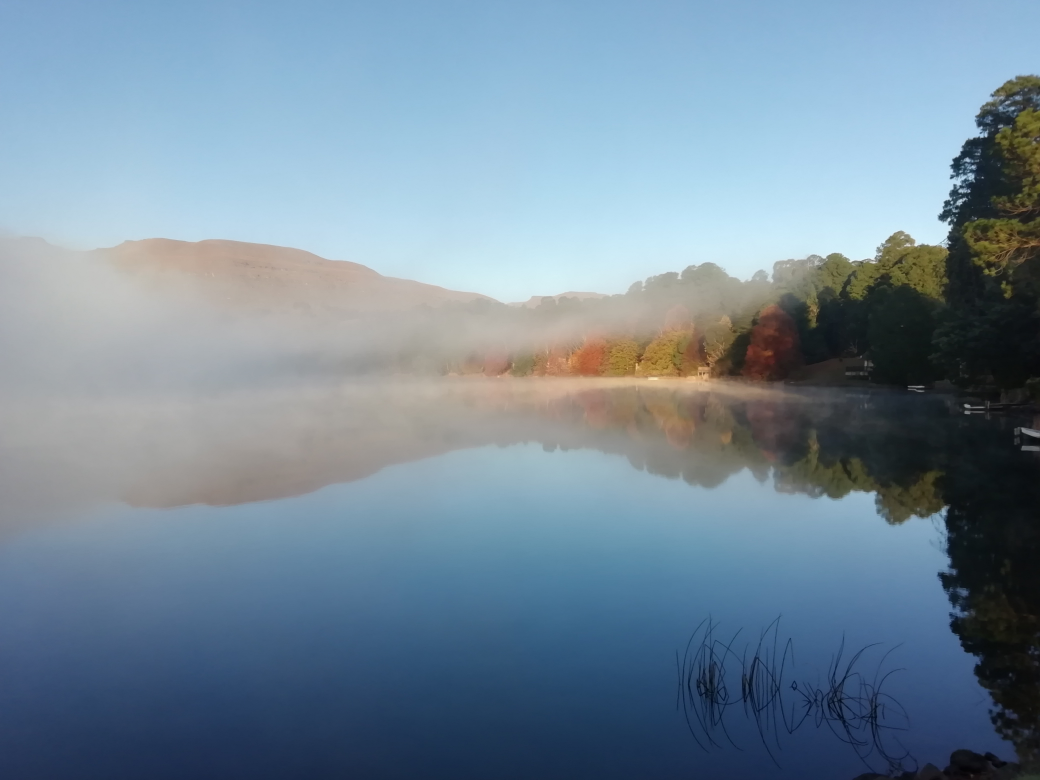
#> input picture tmp/minimal-originals/misty-sunrise.jpg, 4160 x 3120 px (shown at 1/4 size)
$ python process_minimal_software_heroes.py
#> lines starting #> are read from the running program, lines starting #| are printed output that depends on the picture
"""Build the six calm software hero photographs used by Home and What We Make."""

from pathlib import Path

from PIL import Image, ImageEnhance, ImageOps


ROOT = Path(__file__).resolve().parents[1]
SOURCE = ROOT / "tmp" / "minimal-originals"
DESTINATION = ROOT / "public" / "images" / "software"
OUTPUT_SIZE = (1800, 1200)

# focus=(x, y) guides ImageOps.fit without changing the photograph's geometry.
MAPPINGS = (
    ("misty-sunrise.jpg", "todays-mom-hero.jpg", (0.52, 0.54)),
    ("calm-water.jpg", "skinapp-hero.jpg", (0.58, 0.54)),
    ("misty-forest.jpg", "ibd-care-hero.jpg", (0.48, 0.5)),
    ("mountain-fog.jpg", "agingdrug-hero.jpg", (0.52, 0.52)),
    ("lake-sylvester.jpg", "chemotherapy-care-hero.jpg", (0.54, 0.48)),
    ("rolling-hills.jpg", "gib-hero.jpg", (0.58, 0.56)),
)


def build(source_name: str, output_name: str, focus: tuple[float, float]) -> None:
#> called with source_name = 'misty-sunrise.jpg', output_name = 'todays-mom-hero.jpg', focus = (0.52, 0.54)
    source_path = SOURCE / source_name
    output_path = DESTINATION / output_name

    with Image.open(source_path) as opened:
#> opened is the input picture: PIL image 4160x3120 RGB; mean R, G, B 116.9, 137.9, 154.5
        image = ImageOps.exif_transpose(opened).convert("RGB")
        image = ImageOps.fit(
            image,
            OUTPUT_SIZE,
            method=Image.Resampling.LANCZOS,
            centering=focus,
        )
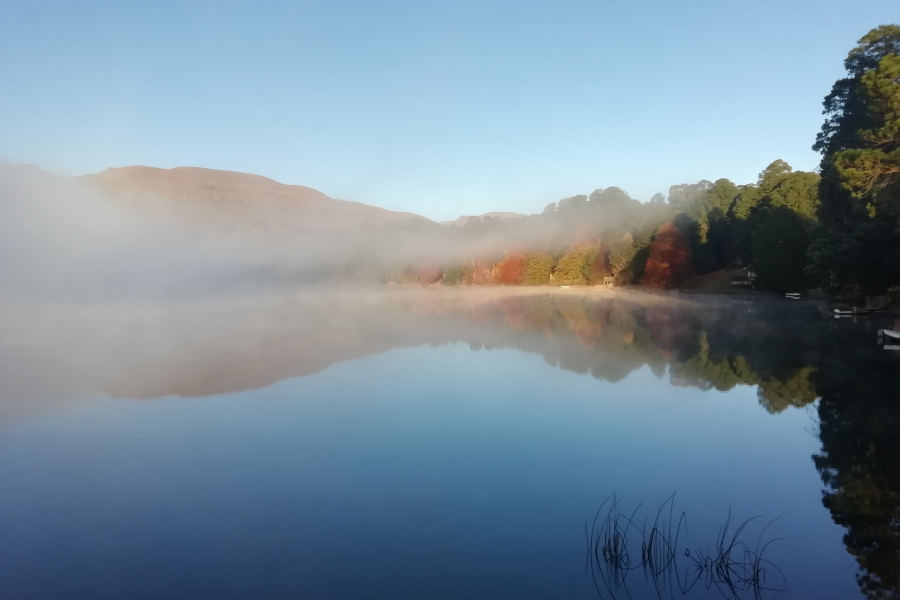
#> image: PIL image 1800x1200 RGB (shown at 1/2 size); mean R, G, B 120.7, 140.6, 155.2

    # A restrained common grade keeps the set cohesive and photographic.
    image = ImageEnhance.Color(image).enhance(1.02)
    image = ImageEnhance.Contrast(image).enhance(1.015)
    image = ImageEnhance.Brightness(image).enhance(1.01)
    image.save(
        output_path,
        "JPEG",
        quality=85,
        optimize=True,
        progressive=True,
        subsampling=1,
    )
    print(f"{output_name}: {image.width}x{image.height} ({output_path.stat().st_size} bytes)")
#| todays-mom-hero.jpg: 1800x1200 (124561 bytes)


if __name__ == "__main__":
    DESTINATION.mkdir(parents=True, exist_ok=True)
    for mapping in MAPPINGS:
#> (the run stopped early here; a loop or call above may not have finished)
